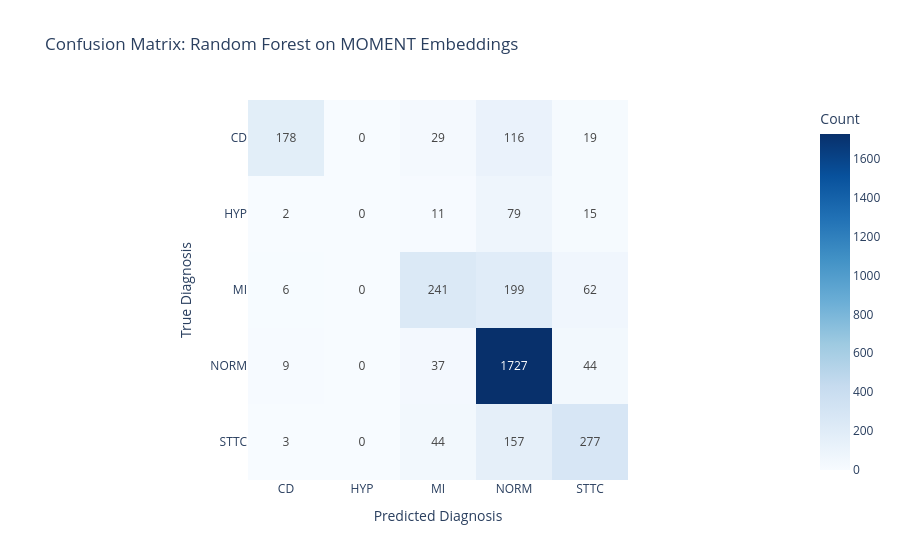

The notebook cell this image was saved under:
### Code cell
plot_confusion_matrix(y_test, rf_pred, rf_model.classes_, "Random Forest")

### Figure 1 — Plotly figure (JSON) as saved in the notebook; plotly's stock layout.template omitted (floating-point values rounded to 4 significant figures)
{"data": [{"coloraxis": "coloraxis", "hovertemplate": "Predicted Diagnosis: %{x}<br>True Diagnosis: %{y}<br>Count: %{z}<extra></extra>", "name": "0", "texttemplate": "%{z}", "type": "heatmap", "x": ["CD", "HYP", "MI", "NORM", "STTC"], "xaxis": "x", "y": ["CD", "HYP", "MI", "NORM", "STTC"], "yaxis": "y", "z": [[178, 0, 29, 116, 19], [2, 0, 11, 79, 15], [6, 0, 241, 199, 62], [9, 0, 37, 1727, 44], [3, 0, 44, 157, 277]]}], "layout": {"coloraxis": {"colorbar": {"title": {"text": "Count"}}, "colorscale": [[0, "rgb(247,251,255)"], [0.125, "rgb(222,235,247)"], [0.25, "rgb(198,219,239)"], [0.375, "rgb(158,202,225)"], [0.5, "rgb(107,174,214)"], [0.625, "rgb(66,146,198)"], [0.75, "rgb(33,113,181)"], [0.875, "rgb(8,81,156)"], [1, "rgb(8,48,107)"]]}, "title": {"text": "Confusion Matrix: Random Forest on MOMENT Embeddings"}, "xaxis": {"anchor": "y", "constrain": "domain", "domain": [0, 1], "scaleanchor": "y", "title": {"text": "Predicted Diagnosis"}}, "yaxis": {"anchor": "x", "autorange": "reversed", "constrain": "domain", "domain": [0, 1], "title": {"text": "True Diagnosis"}}}}
